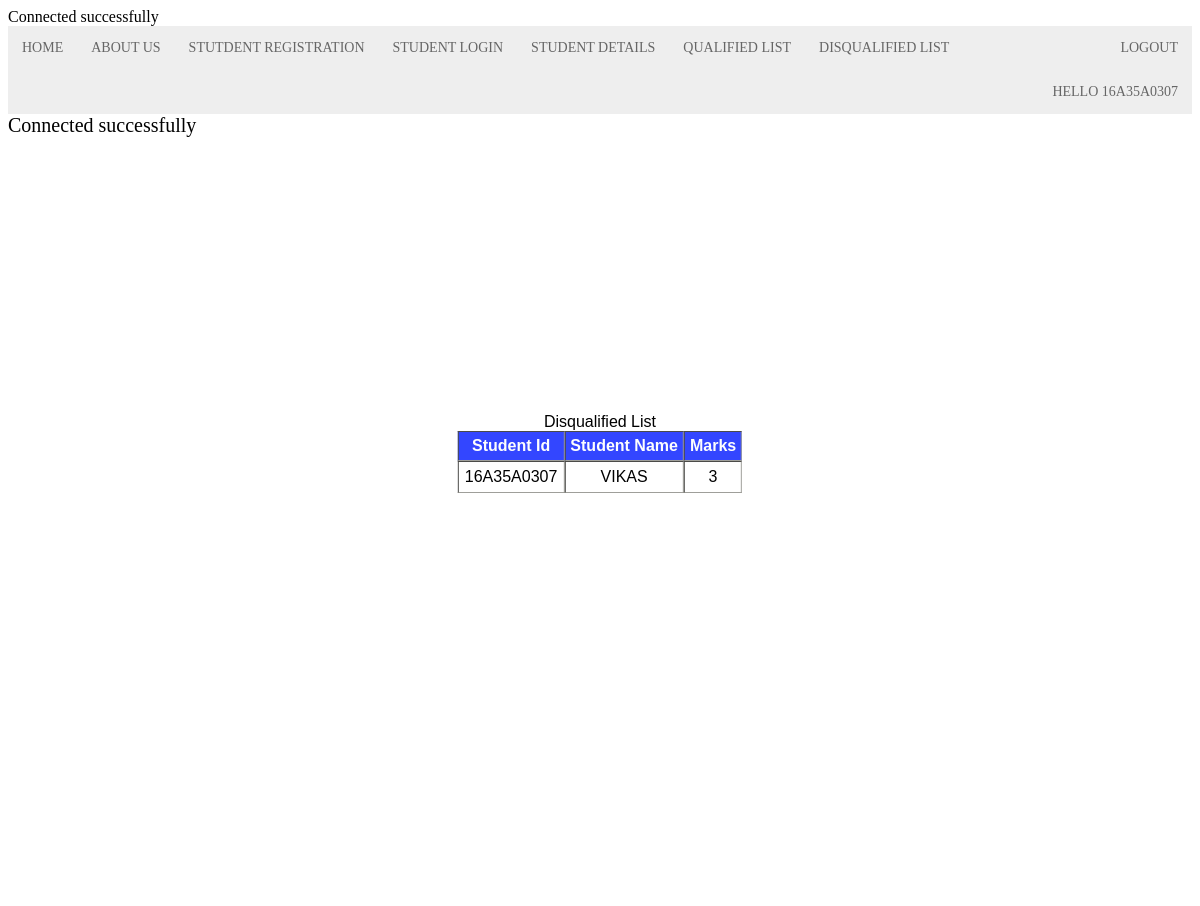
Screenshot of /Disqualified.php (signed in) with the database file from the repository.
### tables this page shows
CREATE TABLE `student_registration` (
  `sid` varchar(20) NOT NULL,
  `pwd` varchar(20) NOT NULL,
  `sname` varchar(20) NOT NULL,
  `qualification` varchar(10) NOT NULL,
  `branch` varchar(20) NOT NULL,
  `phno` varchar(10) NOT NULL,
  `marks` int(3) DEFAULT NULL,
  `Role` int(1) NOT NULL
);

### Disqualified.php (the view, shortened to what this page needs)
<head> <link href=style.css rel=stylesheet type="text/css"></head>
<?php
include "navbar.php";
?>
<body>
    <div class="content">
   <table border=1 cellspacing="0" cellpadding="5px" class="tab">
   	<caption>Disqualified List</caption>
   	<thead>
   		<tr>
   			<th>Student Id</th>
        <th>Student Name</th>
   			<th>Marks</th>
   		</tr>
   </thead>
 <?php
include "dbcon.php";
$result = mysqli_query($connection , "SELECT * FROM student_registration WHERE marks<8");
 while($row = mysqli_fetch_array($result, MYSQLI_NUM))
 {
echo "<tr><td>" . $row[0] . "</td><td>" . $row[2] . "</td><td>".$row[6]."</td></tr>";
}
echo "</table>";
?>
    </div>
</body>

### style.css (style rules this page uses)
.content { background-color: rgba(255, 255, 255, 0.9); font-size: 20px ; min-height:100%; min-width:100%; }
.tab { position:absolute; top: 50%; left: 50%; margin-right: -50%; transform: translate(-50%, -50%); }

### Disqualified.php (style rules this page uses)
body { background-attachment: fixed; }
table { border: 1px #9F9F9A ; font: 16px sans-serif; margin:auto; }
thead { color: #FDFEFE ; background-color: #3346FF; }
td { padding:6px; text-align:center; }

### rows the page displays
student_registration: sid "16A35A0307", sname "VIKAS", marks "3"

### other values shown
$_SESSION['sid'] "16A35A0307"
